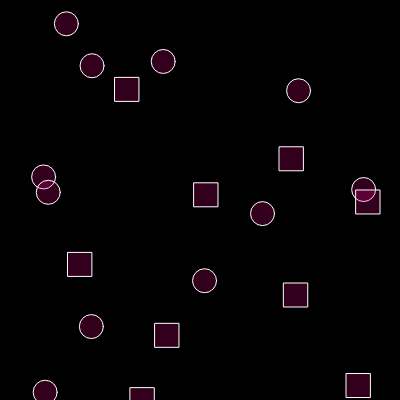
Frame 1 (no input)
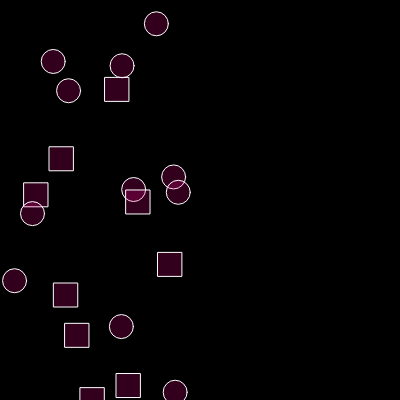
Frame 60 (no input)
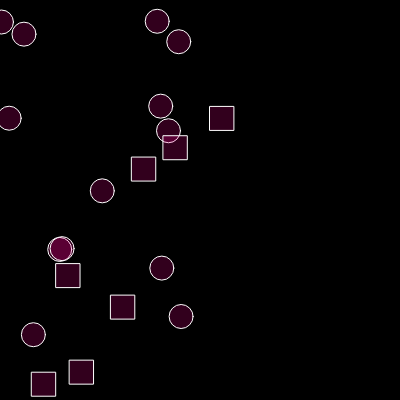
Frame 120 (the mouse pressed at the canvas centre since frame 60)

The p5.js sketch that drew these frames (run headless with seeded random() and noise() and a simulated clock; from frame 60 on, the mouse is pressed at the canvas centre):

// p5.js sketch
// ── sketch.js
let bubbles = [];

function setup() {
  createCanvas(400, 400);
  // bubbles.push(new Bubble(width/2, height/2));
  for (let i = 0; i < 20; i++) {
      bubbles.push(new Bubble(random(10,width), random(10,height)));
  }
}

function mousePressed() {
  for (let i = 0; i < 20; i++) {
      bubbles.push(new Bubble(random(10,width), random(10,height)));
  }
}

function mouseDragged() {
  // bubbles.push(new Bubble(mouseX, mouseY));
}

function draw() {
  background(0);
  for (let i = 0; i < bubbles.length; i++) {
    bubbles[i].move();
    bubbles[i].display();

    if (bubbles.length > 20) {
      bubbles.splice(0, 1);
    }
  }
}

class Bubble {
  constructor(x, y) {
    this.x = x;
    this.y = y;
    this.size = 24;
    this.deltaX = 10;
    this.deltaY = 0;
    if (random() < 0.5) {
      this.shape = "rect"
    }
    else {
      this.shape = "circle"
    }
  }

  display() {
    stroke(255);
    fill(255, 0, 150, 50);
    if (this.shape == "rect") {
      rect(this.x, this.y, this.size);
    }
    else {
      circle(this.x, this.y, this.size)
    }
  }

  move() {
    this.x = this.x + this.deltaX;
    this.y = this.y + this.deltaY;
    if (this.x > width || this.x < 0) {
      this.deltaX = this.deltaX * -1.0;
    }
  }
}
